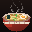

This figure's Python source:
"""A big steaming bowl of ramen, painted LIVE on the wall stroke by stroke.

The stroke order IS the show: dark room first, then the bowl thrown top-down,
broth poured into it, noodles laid in, toppings placed one by one, and finally
the steam curling up off the surface into the dark.

Run:  .venv\\Scripts\\python.exe art\\ramen.py [delay_seconds]
      .venv\\Scripts\\python.exe art\\ramen.py --preview      (render only)
"""

import json
import math
import random
import sys
import urllib.request

SIZE = 32

# bowl geometry
CX = 16.0
RIM_Y = 17.0          # centre of the rim ellipse
RIM_RX, RIM_RY = 14.0, 5.0
BROTH_RX, BROTH_RY = 11.5, 3.6
BODY_RY = 14.0        # how far the bowl belly falls below the rim

# palette
BG_TOP = (28, 19, 17)
BG_BOT = (12, 9, 9)
CERAMIC = (176, 54, 40)
CERAMIC_DARK = (104, 30, 24)
CERAMIC_LIT = (216, 88, 66)
BAND = (238, 226, 206)
BROTH_MID = (218, 162, 88)
BROTH_EDGE = (168, 112, 54)
NOODLE = (244, 214, 140)
NOODLE_SHADE = (206, 168, 92)
NORI = (22, 50, 42)
NORI_LIT = (46, 84, 68)
EGG_WHITE = (248, 240, 226)
YOLK = (246, 150, 48)
YOLK_LIT = (252, 198, 92)
SCALLION = (86, 176, 74)
SCALLION_LIT = (146, 218, 116)
STEAM = (236, 231, 226)


def lerp(a, b, t):
    return tuple(round(a[i] + (b[i] - a[i]) * t) for i in range(3))


def hx(c):
    return "#{:02x}{:02x}{:02x}".format(*c)


def bg_at(y):
    return lerp(BG_TOP, BG_BOT, y / (SIZE - 1))


def in_broth(x, y):
    return ((x - CX) / BROTH_RX) ** 2 + ((y - RIM_Y) / BROTH_RY) ** 2 <= 1.0


def in_rim(x, y):
    return ((x - CX) / RIM_RX) ** 2 + ((y - RIM_Y) / RIM_RY) ** 2 <= 1.0


def in_body(x, y):
    if y < RIM_Y:
        return False
    t = (y - RIM_Y) / BODY_RY
    if t > 1.0:
        return False
    return abs(x - CX) <= RIM_RX * math.sqrt(1.0 - t * t)


def build_strokes():
    steps = []
    rng = random.Random(717)

    # 1. the dark room — serpentine wash, warm charcoal fading down
    for y in range(SIZE):
        row = range(SIZE) if y % 2 == 0 else range(SIZE - 1, -1, -1)
        c = bg_at(y)
        for x in row:
            steps.append((x, y, c))

    # 2. the bowl, thrown top-down: base coat over rim ring + belly
    bowl = [
        (x, y)
        for y in range(SIZE)
        for x in range(SIZE)
        if (in_rim(x, y) or in_body(x, y)) and not in_broth(x, y)
    ]
    for x, y in sorted(bowl, key=lambda p: (p[1], abs(p[0] - CX))):
        steps.append((x, y, CERAMIC))

    # 3. shading pass — light rakes in from the upper left, belly darkens down
    for x, y in bowl:
        t = (y - RIM_Y + RIM_RY) / (BODY_RY + RIM_RY)
        side = (x - CX) / RIM_RX
        if side < -0.35 and t < 0.75:
            c = lerp(CERAMIC_LIT, CERAMIC, min(1.0, t * 1.6 + abs(side) * 0.3))
        else:
            c = lerp(CERAMIC, CERAMIC_DARK, max(0.0, t * 0.95 + side * 0.25))
        steps.append((x, y, c))

    # 4. the cream band around the rim — the bowl's one bit of decoration
    for x, y in sorted(bowl, key=lambda p: p[0]):
        if in_rim(x, y):
            continue
        t = (y - RIM_Y) / BODY_RY
        if 0.30 <= t <= 0.44:
            steps.append((x, y, BAND if x % 5 != 4 else lerp(BAND, CERAMIC_DARK, 0.35)))

    # 5. rim lip: pale where it catches the light, dark on the far side
    lip = []
    for y in range(SIZE):
        for x in range(SIZE):
            if in_rim(x, y) and not in_broth(x, y):
                lip.append((x, y))
    for x, y in sorted(lip, key=lambda p: p[0]):
        near = y < RIM_Y
        c = lerp(BAND, CERAMIC_DARK, 0.15 if near else 0.55)
        steps.append((x, y, c))

    # 6. pour the broth — serpentine, hot in the middle, deeper at the edges
    broth = [(x, y) for y in range(SIZE) for x in range(SIZE) if in_broth(x, y)]
    for y in sorted({p[1] for p in broth}):
        row = [p for p in broth if p[1] == y]
        row.sort(key=lambda p: p[0], reverse=(y % 2 == 1))
        for x, _ in row:
            d = math.hypot((x - CX) / BROTH_RX, (y - RIM_Y) / BROTH_RY)
            steps.append((x, y, lerp(BROTH_MID, BROTH_EDGE, min(1.0, d))))

    # 7. noodles — three wavy strands laid in left to right
    for i, (base, amp, phase) in enumerate(((15.4, 1.15, 0.0), (17.0, 1.0, 2.1), (18.4, 0.8, 4.0))):
        for x in range(6, 27):
            y = base + amp * math.sin(x * 0.62 + phase)
            yi = int(round(y))
            if in_broth(x, yi):
                steps.append((x, yi, NOODLE))
                if in_broth(x, yi + 1):
                    steps.append((x, yi + 1, NOODLE_SHADE))

    # 8. nori sheet standing in the broth, left side
    for x in range(7, 10):
        for y in range(13, 19):
            if in_broth(x, y):
                steps.append((x, y, NORI))
    for x, y in ((7, 13), (8, 14), (7, 16), (9, 13)):
        if in_broth(x, y):
            steps.append((x, y, NORI_LIT))

    # 9. the soft-boiled egg, halved, right of centre
    ecx, ecy = 22.6, 16.4
    egg = [
        (x, y)
        for y in range(12, 21)
        for x in range(18, 28)
        if ((x - ecx) / 3.1) ** 2 + ((y - ecy) / 2.5) ** 2 <= 1.0
    ]
    for x, y in sorted(egg, key=lambda p: (p[1], p[0])):
        steps.append((x, y, EGG_WHITE))
    for x, y in egg:
        if ((x - ecx) / 1.7) ** 2 + ((y - ecy) / 1.35) ** 2 <= 1.0:
            steps.append((x, y, YOLK))
    for x, y in ((22, 16), (22, 15), (23, 16)):
        steps.append((x, y, YOLK_LIT))

    # 10. scallions scattered last, the way they land on top
    spots = [(x, y) for x, y in broth if not (17 <= x <= 27 and 13 <= y <= 20) and x > 10]
    rng.shuffle(spots)
    for i, (x, y) in enumerate(spots[:11]):
        steps.append((x, y, SCALLION if i % 3 else SCALLION_LIT))

    # 11. steam — three wisps curling up off the broth, breaking apart as they climb
    for sx, phase, sway in ((11.5, 0.4, 1.6), (16.5, 2.6, 2.1), (21.0, 4.4, 1.4)):
        for y in range(11, -1, -1):
            rise = (11 - y) / 11.0
            if rng.random() < rise * 0.55:       # the trail comes apart up high
                continue
            x = sx + sway * math.sin(y * 0.55 + phase) * (0.35 + rise)
            xi = int(round(x))
            if not (0 <= xi < SIZE):
                continue
            fade = 0.45 + 0.5 * rise             # never opaque; thins as it climbs
            steps.append((xi, y, lerp(STEAM, bg_at(y), fade)))
            if rise < 0.3 and xi + 1 < SIZE:     # only just off the broth is it thick
                steps.append((xi + 1, y, lerp(STEAM, bg_at(y), fade + 0.3)))

    return steps


def render(steps, path, scale=1):
    from PIL import Image

    img = Image.new("RGB", (SIZE, SIZE), (0, 0, 0))
    px = img.load()
    for x, y, c in steps:
        if 0 <= x < SIZE and 0 <= y < SIZE:
            px[x, y] = tuple(int(v) for v in c)
    if scale > 1:
        img = img.resize((SIZE * scale, SIZE * scale), Image.NEAREST)
    img.save(path)
    return img


if __name__ == "__main__":
    steps = build_strokes()
    args = sys.argv[1:]

    if "--preview" in args:
        render(steps, "art/ramen.png")
        render(steps, "tmp/ramen-preview.png", scale=12)
        print(f"{len(steps)} strokes -> art/ramen.png, tmp/ramen-preview.png")
        sys.exit(0)

    delay = float(args[0]) if args else 0.02
    render(steps, "art/ramen.png")
    payload = {"pixels": [[x, y, hx(c)] for x, y, c in steps], "delay": delay, "clear": True}
    req = urllib.request.Request(
        "http://127.0.0.1:7788/paint",
        data=json.dumps(payload).encode(),
        headers={"content-type": "application/json"},
        method="POST",
    )
    with urllib.request.urlopen(req, timeout=30) as resp:
        print(resp.read().decode())
    print(f"{len(steps)} strokes queued")
